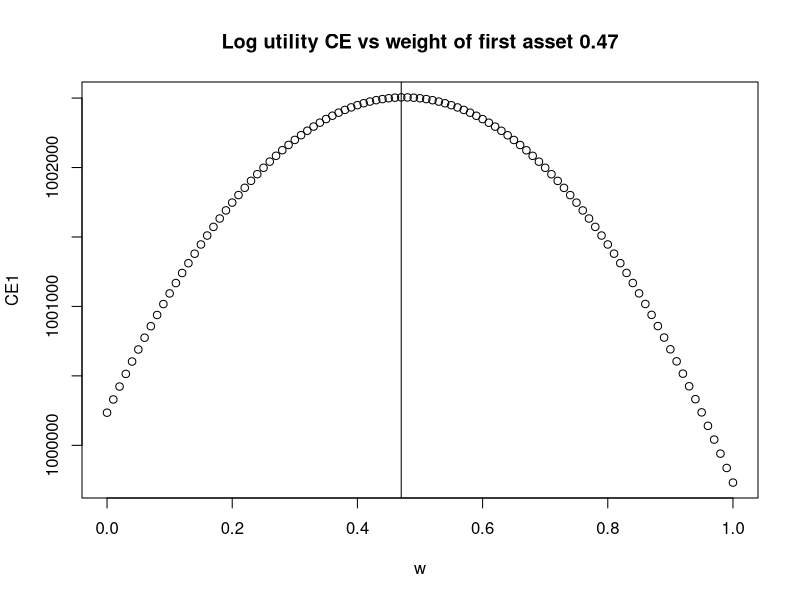
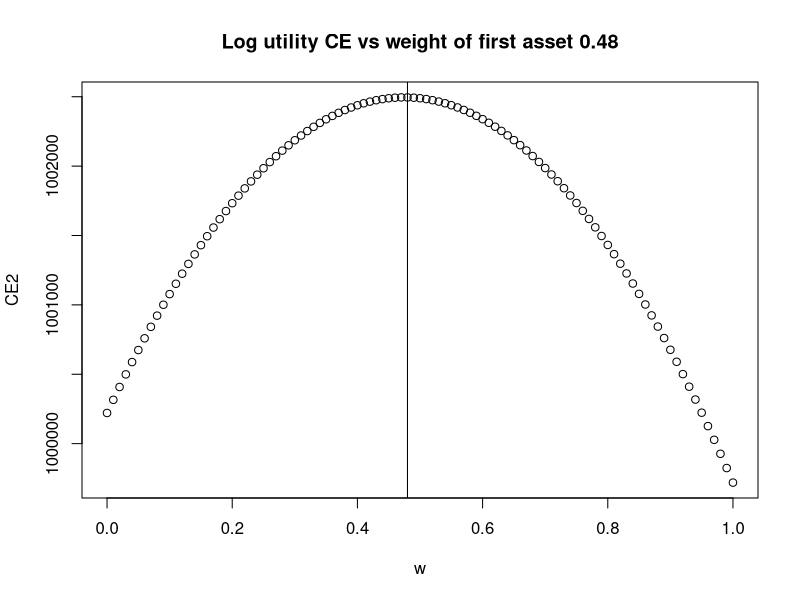
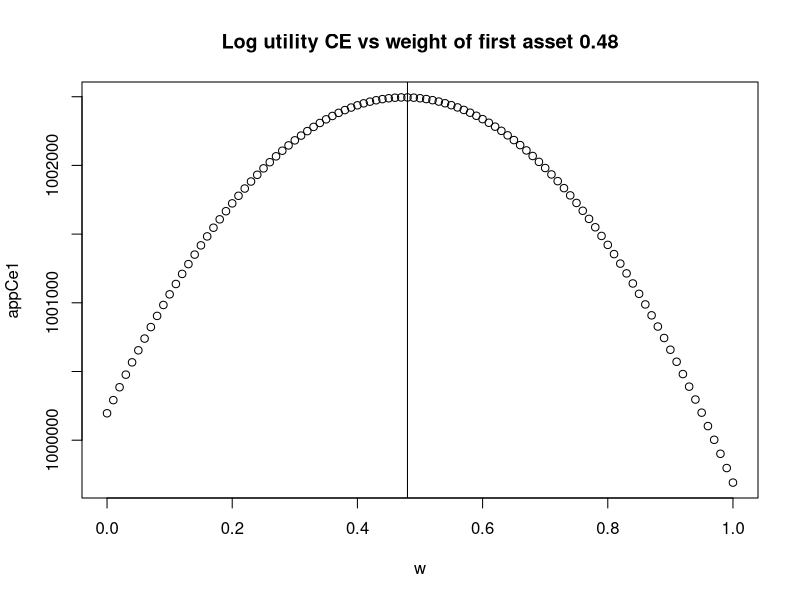
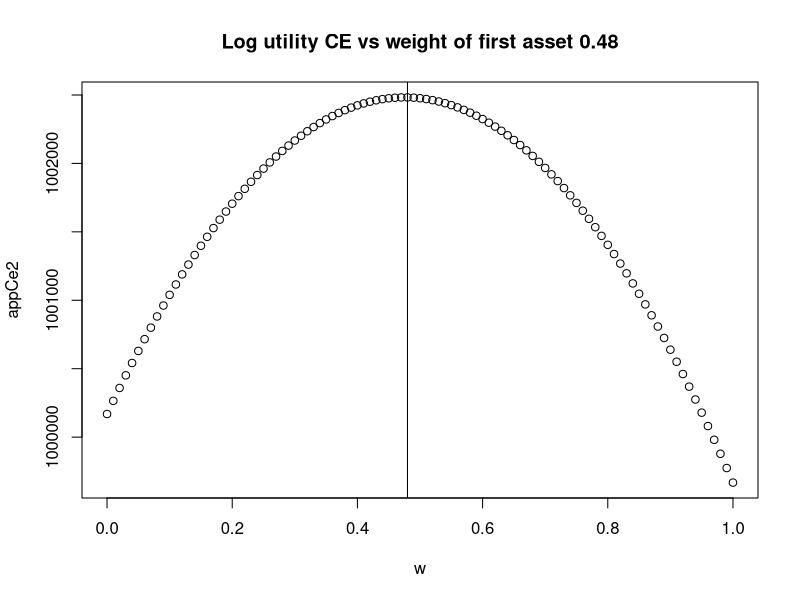
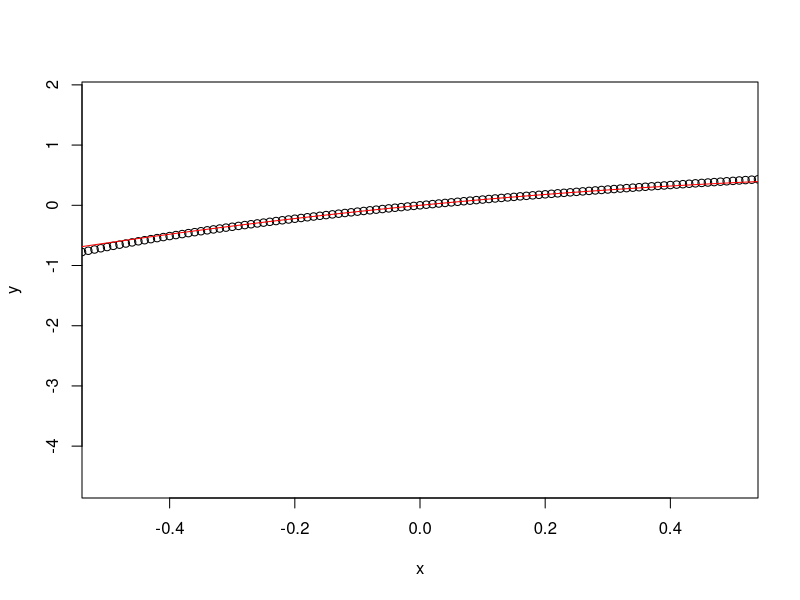
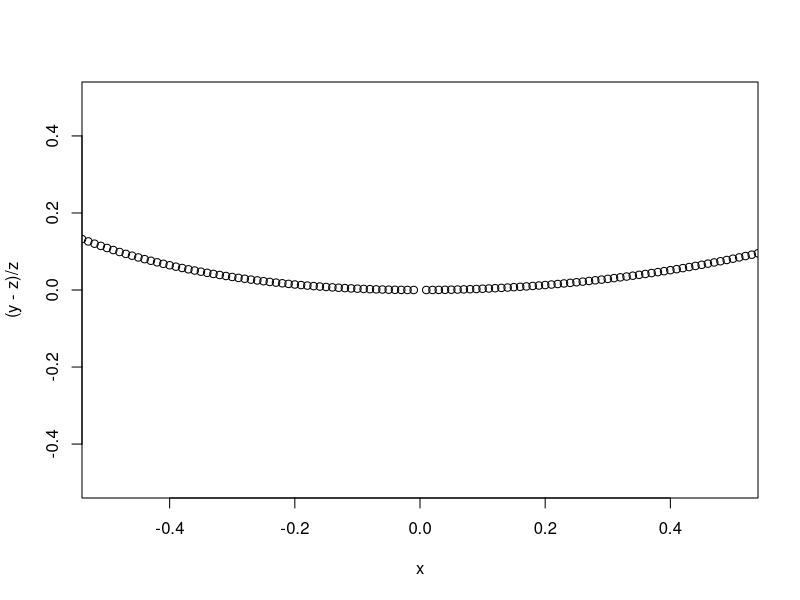
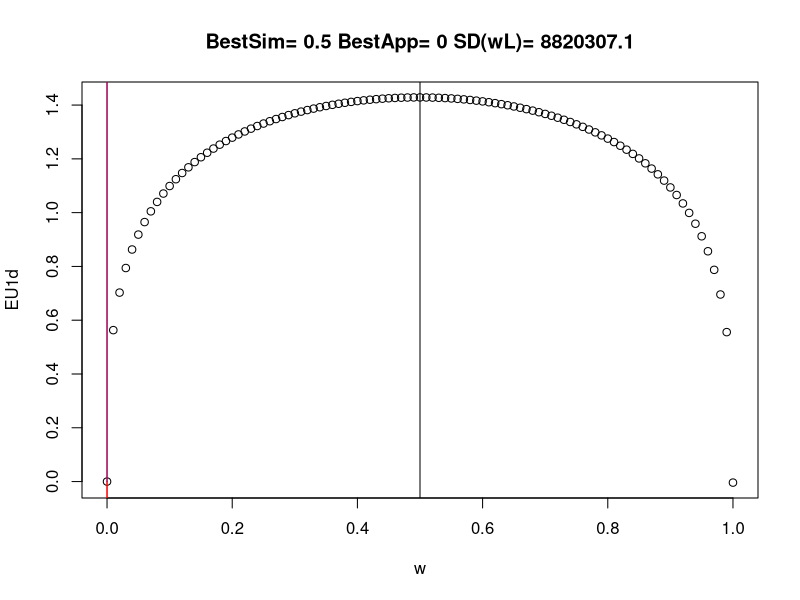
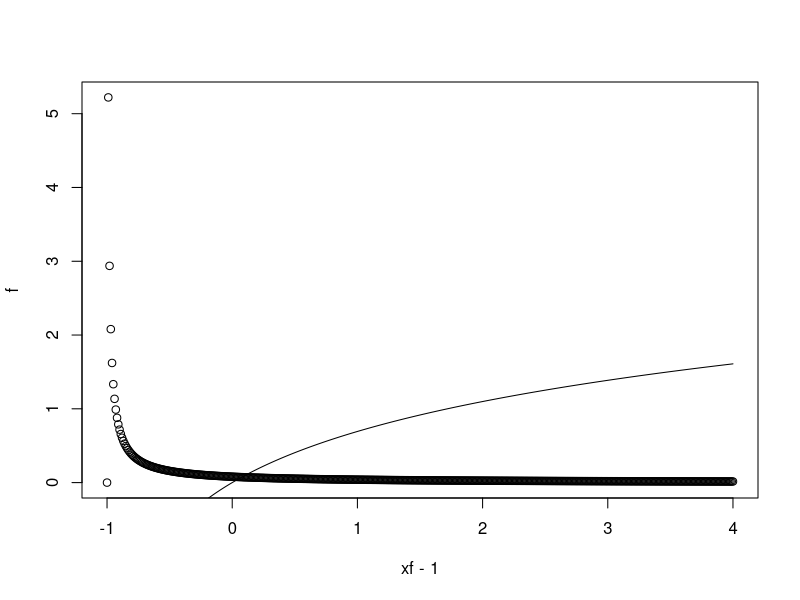

R code for these plots, in order:
## ---- chunk 1
require(MASS)
Cm    = matrix(c(1,0.0,0.0,1),2,2)
Sigma = c(0.1,0.1)
V = Cm*Sigma*rep(Sigma,each=nrow(Cm)) # cov2cor
Mu= c(0,0)
R = mvrnorm(n=50000,Mu,V)
P0 = 100 # both stocks with same initial price
P  = P0*exp(R)
#P[,1] = P0
## ---- chunk 2
e = eigen(V)
print(e)
## ---- chunk 3
AUM_i = 1e6

w  = seq(0,1,by = 0.01)
N1 = w*AUM_i/P0  # number of shares
N2 = (1-w)*AUM_i/P0
N = cbind(N1,N2)
# Next calculate the final AUM for each state in nature
# Down the rows we have final AUM for different nature state
# The col are for different w. First col is for 1,0 .... all the way to 0,1
AUM_f = apply(N,1,function(z,P){rowSums(sweep(x = P,MARGIN = 2,STATS = z,FUN = "*"))},P=P)
## ---- chunk 4
U1  = log(AUM_f)
Eu1 = colMeans(U1) # average over all the possible universes... so E[U(phi_{alpha})]
CE1 = exp(Eu1) # in units of $
gamma = AUM_i# risk aversion in $
U2 = -1*exp(-AUM_f/gamma)
Eu2 = colMeans(U2)
CE2 = -1*gamma*log(-1*Eu2)
mx1 = which.max(CE1)
plot(w,CE1,main = paste("Log utility CE vs weight of first asset",w[mx1]))
abline(v = w[mx1])
mx2 = which.max(CE2)
plot(w,CE2,main = paste("Log utility CE vs weight of first asset",w[mx2]))
abline(v = w[mx2])
## ---- chunk 5
Ephi = colMeans(AUM_f)
Vphi = apply(AUM_f,2,var)
Alog = 1/Ephi
Aexp = 1/gamma
appCe1 = Ephi-(Alog/2)*Vphi 
appCe2 = Ephi-(Aexp/2)*Vphi
mx1 = which.max(appCe1)
plot(w,appCe1,main = paste("Log utility CE vs weight of first asset",w[mx1]))
abline(v = w[mx1])
mx2 = which.max(appCe2)
plot(w,appCe2,main = paste("Log utility CE vs weight of first asset",w[mx2]))
abline(v = w[mx2])

## ---- chunk 6
x = seq(-5,5,0.01)
y = log(1+x)
z = x-0.5*x^2
plot(x,y,xlim = c(-0.5,0.5));lines(x,z,col="red")
plot(x,(y-z)/z,xlim=c(-0.5,0.5),ylim=c(-0.5,0.5))
## ---- chunk 7
# Log normal?
Mu1d = 0
Sig1d = 5
rg = rnorm(n = 50000,mean = Mu1d,sd = Sig1d)
s  = exp(rg)  # Indeed log normal: this is the distribution of P(t)/P(0) 
#s1 = rlnorm(n=10000,meanlog = 0,sdlog = 0.1)
L = as.matrix(s-1)  # Linear returns
wL = apply(as.matrix(w),1,function(z,L){rowSums(sweep(x = L,MARGIN = 2,STATS = z,FUN = "*"))},L=L)
U1d = log(1+wL)
EU1d = colMeans(U1d)
mx1 = which.max(EU1d)
EU1dApp = colMeans(wL)-colMeans(wL*wL)/2
EU1dApp2 = colMeans(wL)-colMeans(wL*wL)/2 + colMeans(wL*wL*wL)/3
wOpt = round(mean(L)/mean(L^2),2)
plot(w,EU1d,main=paste("BestSim=",w[mx1],"BestApp=",wOpt,"SD(wL)=",round(sd(wL),1)));lines(w,EU1dApp,col="red")
lines(w,EU1dApp2,col="blue")
abline(v = wOpt,col="red")
abline(v = w[mx1])
sig2 = Sig1d^2;
thMu = exp(Mu1d+sig2/2)-1
thSig= exp(Mu1d+sig2/2)*sqrt(exp(sig2)-1)
thS2 =(thSig^2)+((thMu+1)^2)
thL2 = thS2-2*(thMu+1)+1  # GOOD thMu/thL2 is the approx alloc
xf = seq(0,5,0.01)
f = dlnorm(xf,meanlog = 0,sdlog = 5)
plot(xf-1,f);lines(xf[-1]-1,log(xf[-1]))
